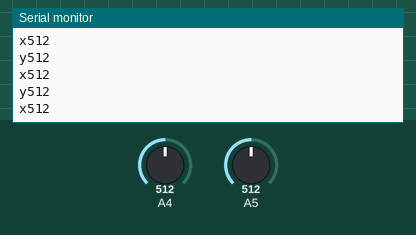
Simulated run of this sketch. Board: Arduino Uno, built with avr-gcc and run on an emulated ATmega328P. Shown: the last lines printed to the serial monitor. Inputs (shaded band) come from the test bench; at power-on: A4 = 512, A5 = 512.

Above: at 1.2 s.
1.3 s: A4 set to 716
At 2.0 s:
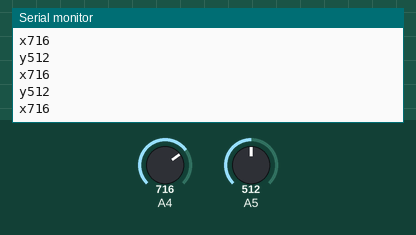
2.8 s: A5 set to 716
At 3.6 s:
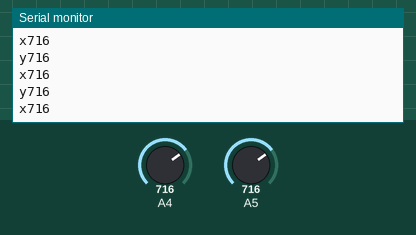
4.3 s: A4 set to 900
At 5.3 s:
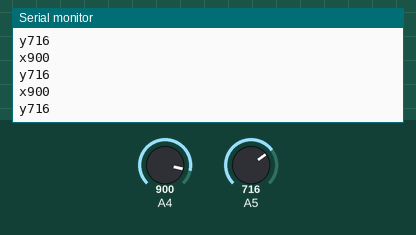
5.8 s: A5 set to 900
At 6.7 s:
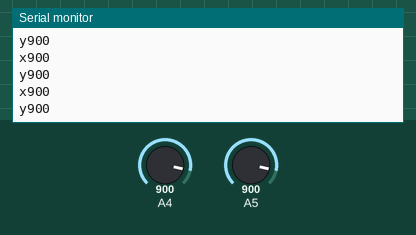
Timing chart, 0 to 8.3 s (numbered marks = the images above; inputs shaded):
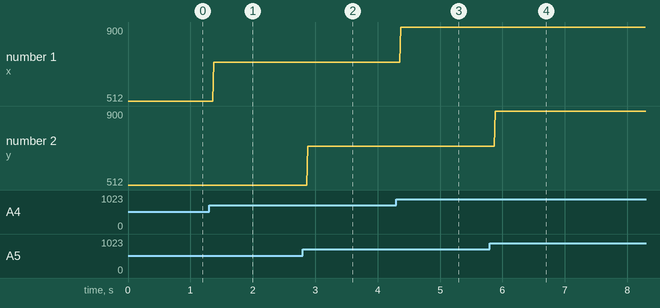

Measured:
- after the input at 1.3 s, the serial monitor: prints a new line after 0.07 s (image 1)
- after the input at 2.8 s, the serial monitor: prints a new line after 0.08 s (image 2)
- after the input at 4.3 s, the serial monitor: prints a new line after 0.07 s (image 3)
- after the input at 5.8 s, the serial monitor: prints a new line after 0.08 s (image 4)
- plotted number 1: 512 → 716 after the input at 1.3 s, 716 → 900 after the input at 4.3 s

The sketch:

joystick.ino
```cpp
//connect your joystick JRX to pin A5
//and JRY to A4

void setup() {
  Serial.begin(9600);
}
void loop() {
  int x = analogRead(A4);
  int y = analogRead(A5);
  Serial.print('x');
  Serial.println(x);
  Serial.print('y');
  Serial.println(y);
}
```
